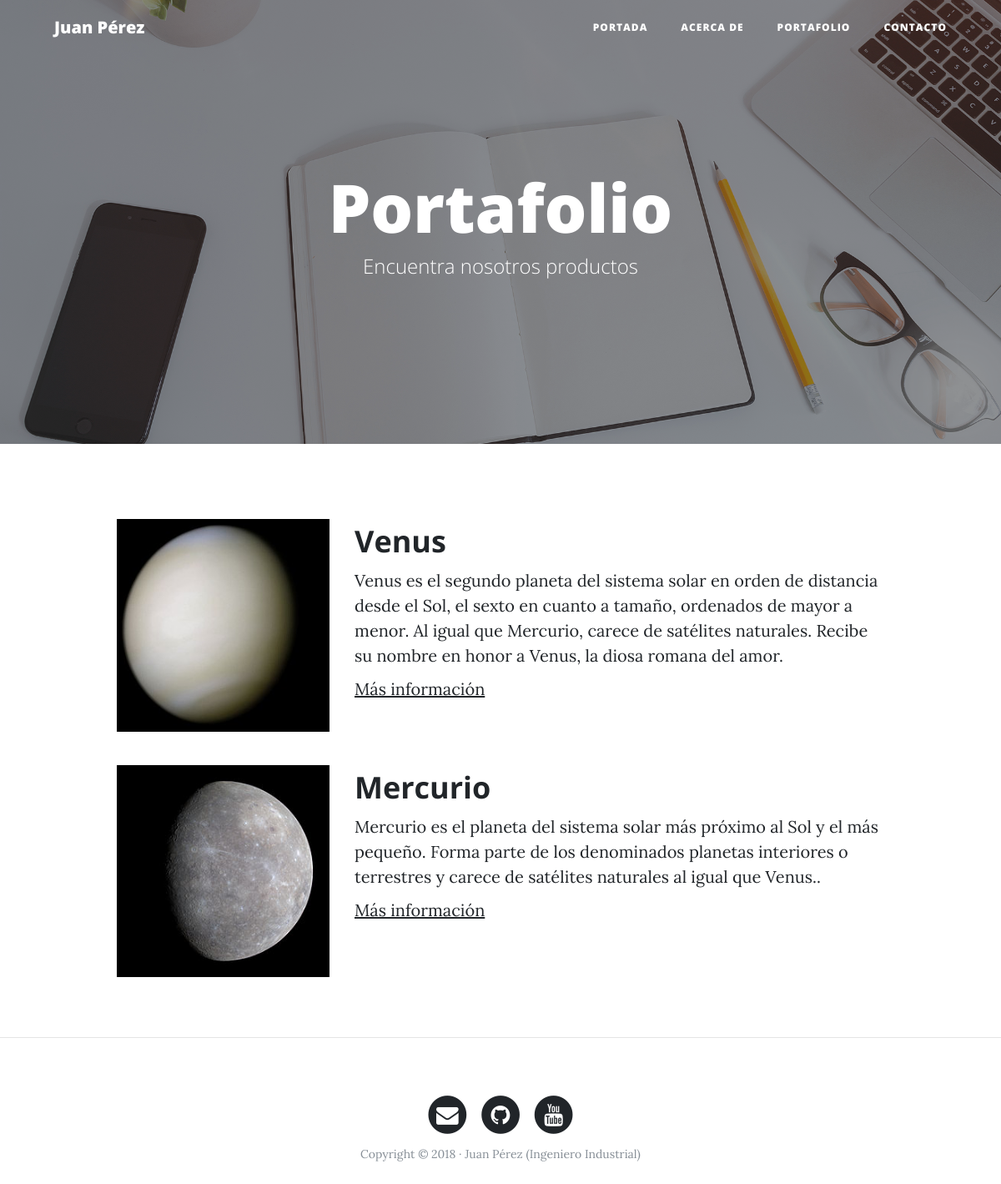
/portfolio/, run on an earlier commit of the app's database.
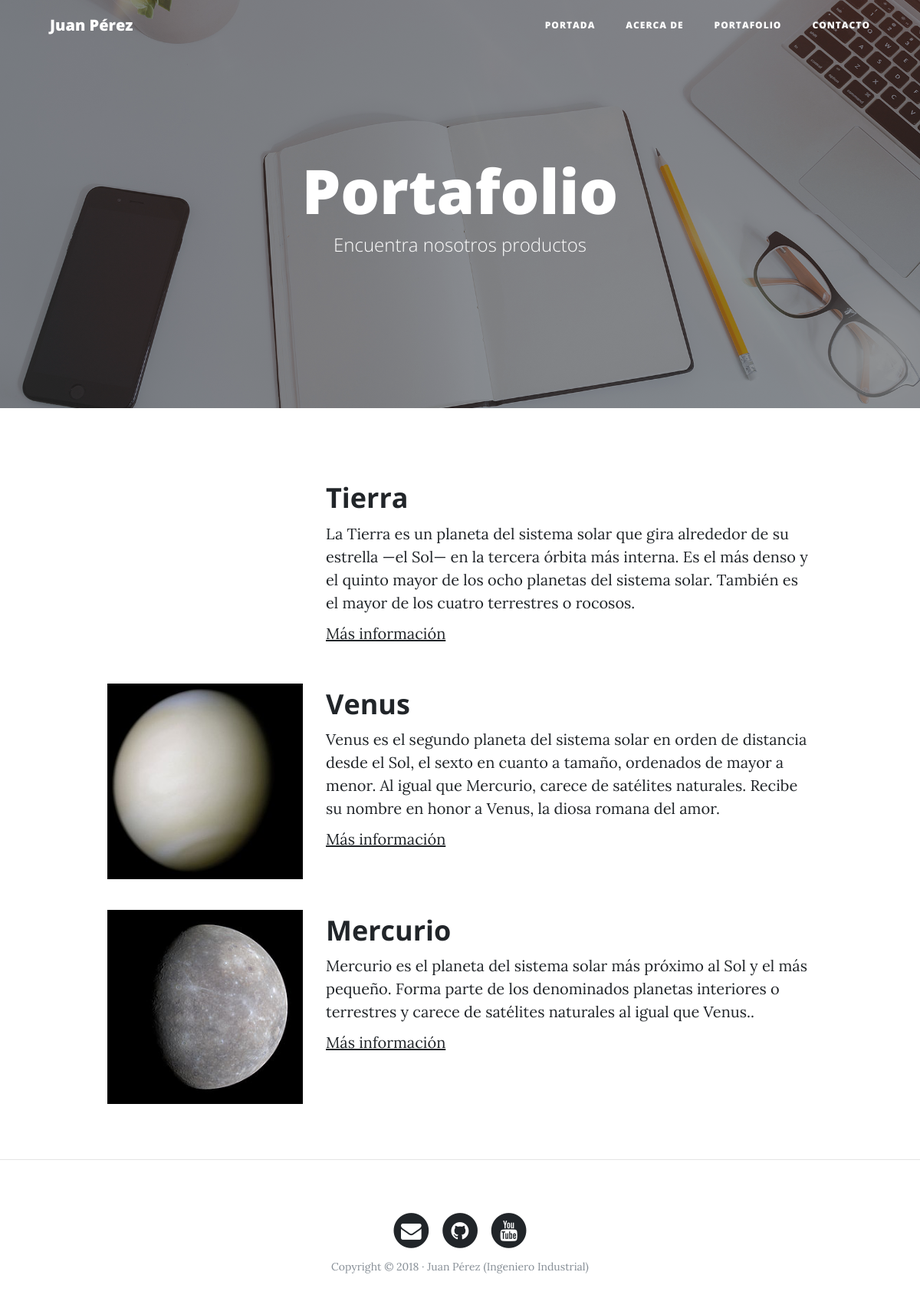
And on a later commit of the database.
### portfolio/models.py (models this page shows, shortened)
class Project(models.Model):
    title = models.CharField(max_length=200, verbose_name="Título")
    description = models.TextField(verbose_name="Descripción")
    image = models.ImageField(verbose_name="Imagen", upload_to = "projects")
    link = models.URLField(verbose_name="URL", null=True, blank=True)
    created = models.DateTimeField(auto_now_add=True)
    updated = models.DateTimeField(auto_now=True)
    class Meta:
        verbose_name = "Proyecto"
        verbose_name_plural = "Proyectos"
        ordering = ["-created"]

### portfolio/views.py (the view)
# urls.py: path('portfolio/', portfolio_views.portfolio, name="portfolio"),
def portfolio(request):
    projects = Project.objects.all()
    return render(request, "portfolio/portfolio.html", {'projects':projects})

### portfolio/templates/portfolio/portfolio.html
{% extends 'core/base.html' %}
{% block title %}Portafolio{% endblock %}
{% block subtitle %}Encuentra nosotros productos{% endblock %}
{% block background %}{% load static %}{% static 'core/img/portfolio-bg.jpg' %}{% endblock %}
{% block content %}
<div class="container">
    {% for project in projects %}
    <div class="row project">
        <div class="col-lg-3 col-md-4 offset-lg-1">
            <img class="img-fluid" src="{{project.image.url}}" alt="">
        </div>
      <div class="col-lg-7 col-md-8">
            <h2 class="section-heading title">{{project.title}}</h2>
        <p>{{project.description}}</p>
        <p><a href="http://google.com">Más información</a></p>
      </div>
    </div>
    {% endfor %}
</div>
{% endblock %}

What changed in the data, as far as the page shows it:
added Project: title "Tierra", description "La Tierra es un planeta del sistema solar que gira alrededor de su estrella —el Sol— en la tercera órbita más interna. Es el más denso y el quinto mayor de los ocho planetas del sistema solar. También es el mayor de los cuatro terrestres o rocosos."
